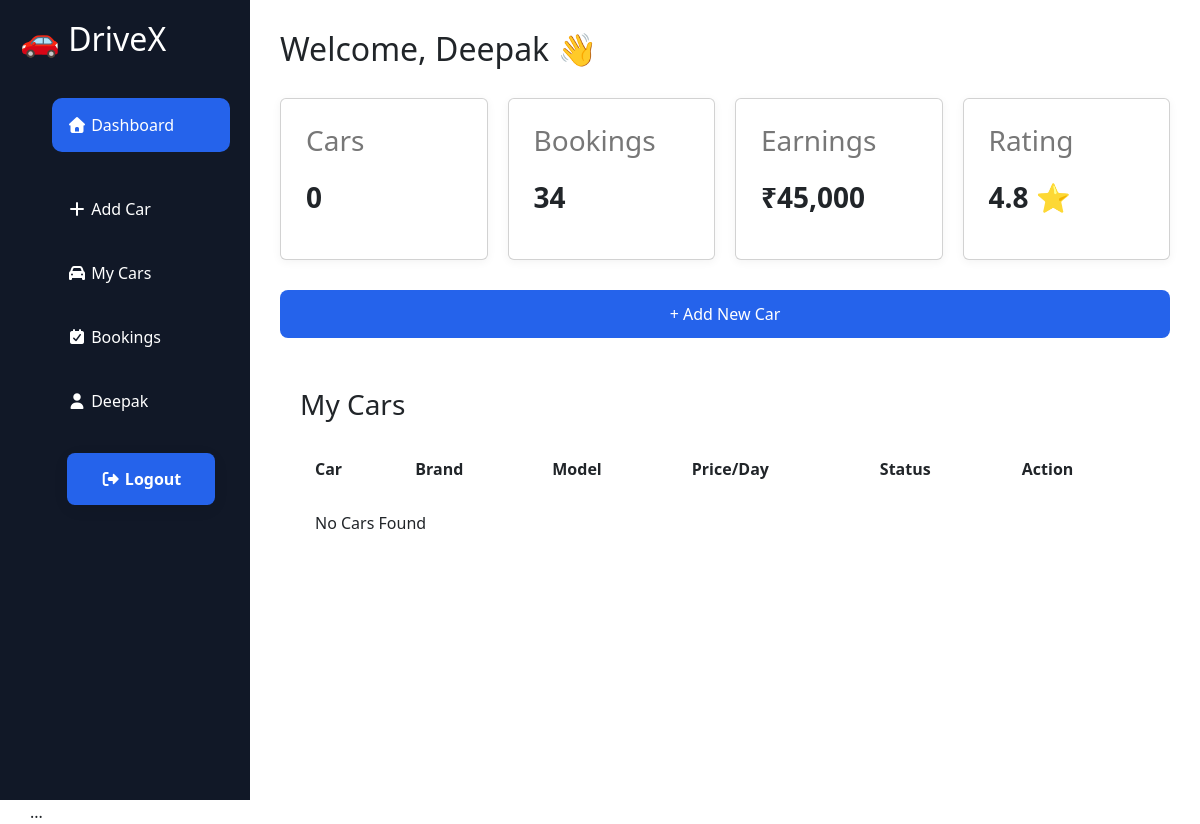
Before: /myaddminpanel/vendor-profile/ (signed in) with the older database file.
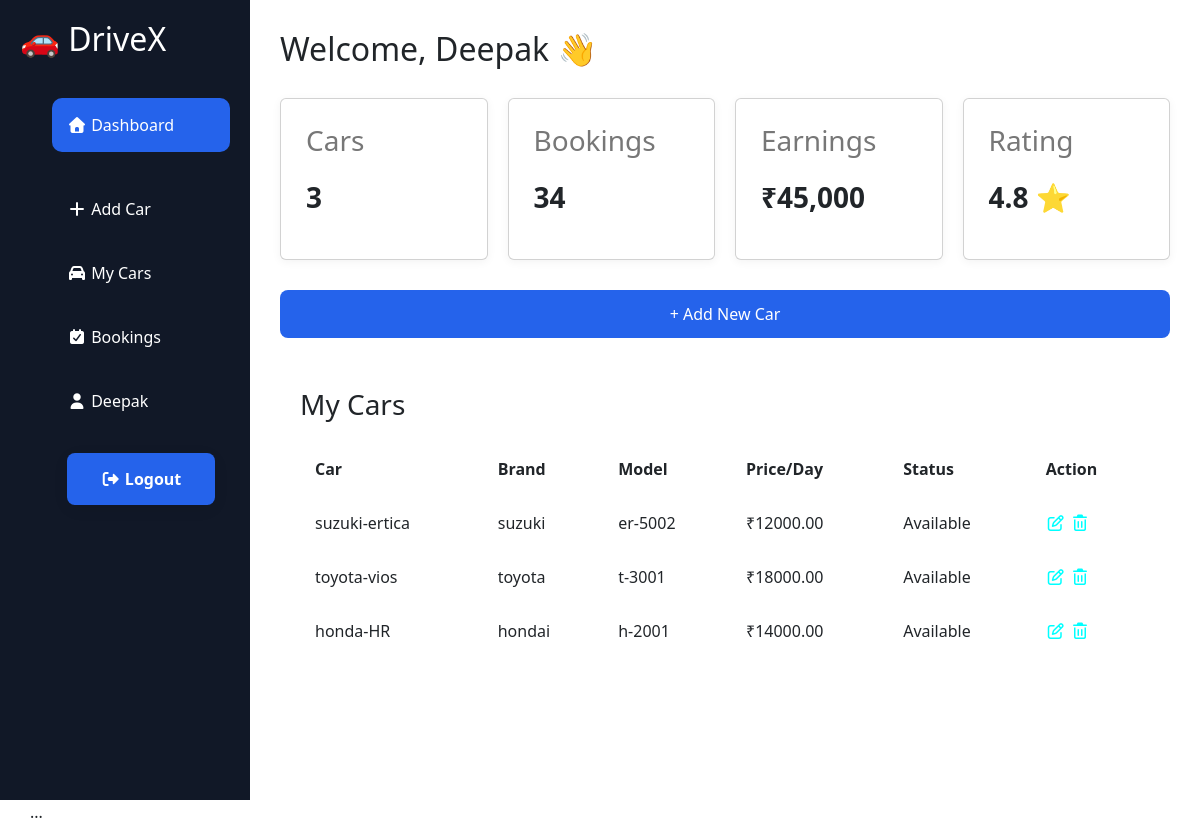
After: the same page with the newer database file.
### myaddminpanel/models.py (models this page shows, shortened)
class Car(models.Model):
    TRANSMISSION_CHOICES = [
        ('Manual', 'Manual'),
        ('Automatic', 'Automatic'),
    ]
    FUEL_CHOICES = [
        ('Petrol', 'Petrol'),
        ('Diesel', 'Diesel'),
        ('CNG', 'CNG'),
        ('Electric', 'Electric'),
        ('Hybrid', 'Hybrid'),
    ]
    STATUS_CHOICES = [
        ('Available', 'Available'),
        ('Booked', 'Booked'),
        ('Maintenance', 'Maintenance'),
    ]
    vendor = models.ForeignKey(
        VendorLogin,
        on_delete=models.CASCADE,
        related_name='cars'
    )
    car_name = models.CharField(max_length=100, blank=True, null=True)
    brand = models.CharField(max_length=100, blank=True, null=True)
    model = models.CharField(max_length=100, blank=True, null=True)
    year = models.PositiveIntegerField(blank=True, null=True)
    city = models.CharField(max_length=100, blank=True, null=True)
    pickup_location = models.CharField(max_length=200, blank=True, null=True)
    rent_per_day = models.DecimalField(max_digits=10, decimal_places=2, blank=True, null=True)
    fuel_type = models.CharField(
        max_length=20,
        choices=FUEL_CHOICES
    )
    transmission = models.CharField(
        max_length=20,
        choices=TRANSMISSION_CHOICES
    )
    seats = models.PositiveIntegerField(default=4)
    mileage = models.PositiveIntegerField(default=0)
    ac = models.BooleanField(default=True)
    power_steering = models.BooleanField(default=True)
    power_windows = models.BooleanField(default=True)
    music_system = models.BooleanField(default=False)
    airbags = models.BooleanField(default=True)
    gps = models.BooleanField(default=False)
    image = models.ImageField(
        upload_to='cars/',
        blank=True,
        null=True
    )
    status = models.CharField(
        max_length=20,
        choices=STATUS_CHOICES,
        default='Available'
    )
    description = models.TextField(
        blank=True,
        null=True
    )
    driver = models.ForeignKey(
        Driver,
        on_delete=models.SET_NULL,
        null=True,
        blank=True
    )
    created_at = models.DateTimeField(auto_now_add=True)

### myaddminpanel/views.py (the view)
# urls.py: path('vendor-profile/', vendor_profile, name='vendor-profile'),
def vendor_profile(request):
    vendor_id = request.session.get('vendor_id')
    print("Session Vendor ID:", vendor_id)
    if not vendor_id:
        return redirect('login_1')
    vendor = VendorLogin.objects.get(id=vendor_id)
    print("Current Vendor ID:", vendor.id)
    print("Current Vendor:", vendor)
    cars_count= Car.objects.filter(vendor=vendor).count()
    cars = Car.objects.filter(vendor=vendor)
    return render(request, 'vendorProfile.html' , {'vendor': vendor, 'cars': cars, 'cars_count': cars_count})

### myaddminpanel/models.py (called while the page is built)
    def __str__(self):
        return self.email

### myaddminpanel/templates/vendorProfile.html (shortened to what this page needs)
{% extends 'base_1.html' %}
{% block css %}
  <link href="https://cdn.jsdelivr.net/npm/bootstrap@5.3.8/dist/css/bootstrap.min.css" rel="stylesheet" />
{% endblock %}
{% block content %}
  <section class="vendor-profile-sec">
    <div class="container-1">
      {% include 'sidebar.html' %}
      <div class="main">
        <div class="topbar">
          {% if request.session.vendor_name %}
            <h2>Welcome, {{ request.session.vendor_name|title }} 👋</h2>
          {% else %}
            <h2>Welcome, Guest 👋</h2>
          {% endif %}
        </div>
        <div class="stats">
          <div class="card">
            <h3>Cars</h3>
            {% if cars_count is not None %}
              <p>{{ cars_count }}</p>
            {% else %}
              <p>0</p>
            {% endif %}
          </div>
          <div class="card">
            <h3>Bookings</h3>
            <p>34</p>
          </div>
          <div class="card">
            <h3>Earnings</h3>
            <p>₹45,000</p>
          </div>
          <div class="card">
            <h3>Rating</h3>
            <p>4.8 ⭐</p>
          </div>
        </div>
        <div class="add-car">
          <button>+ Add New Car</button>
        </div>
        <div class="cars">
          <h3>My Cars</h3>
          <table>
            <tr>
              <th>Car</th>
              <th>Brand</th>
              <th>Model</th>
              <th>Price/Day</th>
              <th>Status</th>
              <th>Action</th>
            </tr>
            {% for car in cars %}
              <tr>
                <td>{{ car.car_name }}</td>
                <td>{{ car.brand }}</td>
                <td>{{ car.model }}</td>
                <td>₹{{ car.rent_per_day }}</td>
                <td>{{ car.status }}</td>
                <td>
                  <a href="#" style="background-color: white; color: aqua; cursor: pointer;"><i class="fa-regular fa-pen-to-square"></i></a>
                  <a href="#" style="background-color: white; color: aqua; cursor: pointer;"><i class="fa-regular fa-trash-can"></i></a>
                </td>
              </tr>
            {% empty %}
              <tr>
                <td colspan="6">No Cars Found</td>
              </tr>
            {% endfor %}
          </table>
        </div>
      </div>
    </div>
  </section>
  <div class="modal-dialog modal-xl">...</div>
  <link rel="stylesheet" href="https://cdnjs.cloudflare.com/ajax/libs/font-awesome/7.0.1/css/all.min.css" />
{% endblock %}

Changed rows visible on the page:
added Car: car_name "suzuki-ertica", brand "suzuki", model "er-5002", rent_per_day "12000.00", status "Available"
added Car: car_name "toyota-vios", brand "toyota", model "t-3001", rent_per_day "18000.00", status "Available"
added Car: car_name "honda-HR", brand "hondai", model "h-2001", rent_per_day "14000.00", status "Available"
Other visible differences:
{{ cars_count }}: "0" → "3"
text no longer shown: "No Cars Found"
